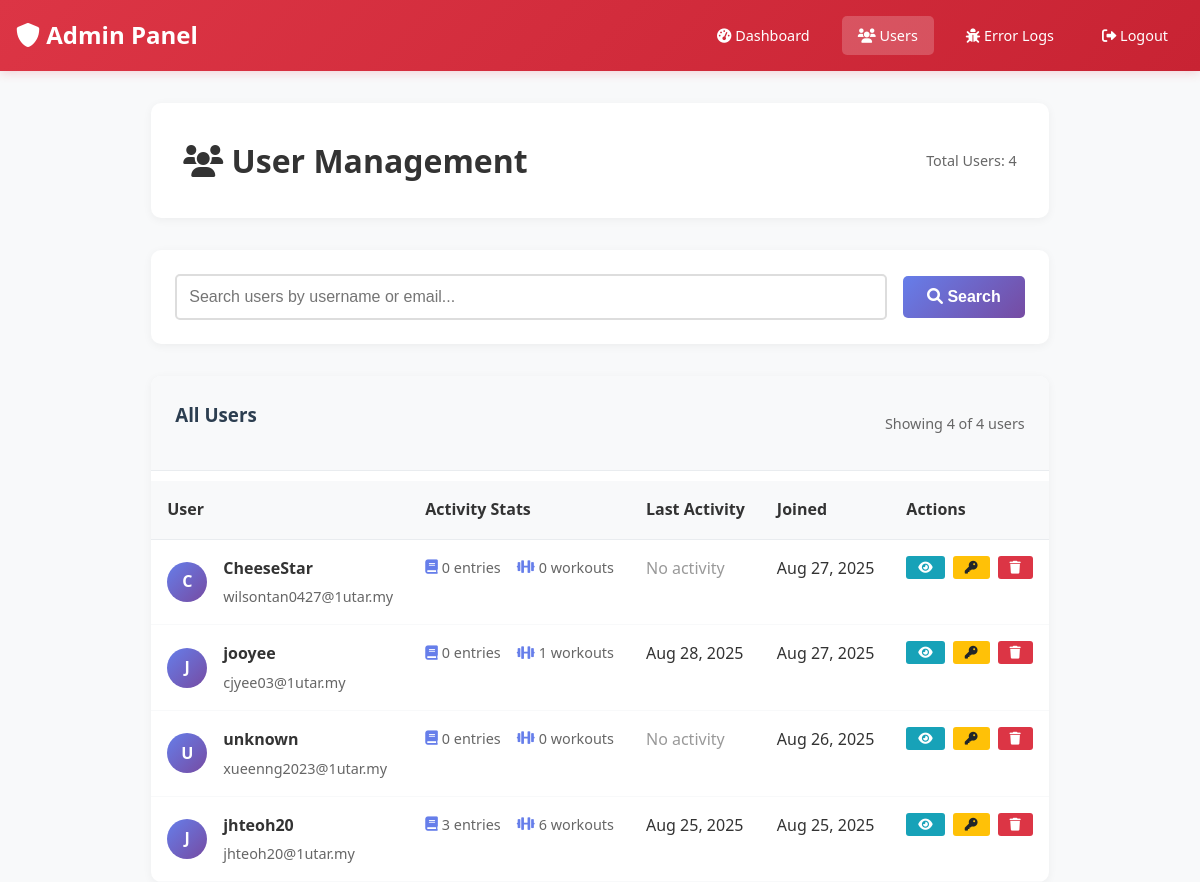
The app's page /admin/users.php (signed in) with its own data.
### tables this page shows
CREATE TABLE `users` (
  `user_id` int(11) NOT NULL,
  `username` varchar(50) NOT NULL,
  `email` varchar(100) NOT NULL,
  `password` varchar(255) NOT NULL,
  `created_at` timestamp NOT NULL DEFAULT current_timestamp()
);

### config/database.php (called while the page is built, shortened)
<?php
class Database {
    private $host = "localhost";
    private $username = "root";
    private $password = "";
    private $database = "student_routine_db";
    public $connection;
    public function __construct() {
        $this->connection = null;
        try {
            $this->connection = new PDO(
                "mysql:host=" . $this->host . ";dbname=" . $this->database,
                $this->username,
                $this->password
            );
            $this->connection->setAttribute(PDO::ATTR_ERRMODE, PDO::ERRMODE_EXCEPTION);
            $this->connection->exec("SET time_zone = '" . date('P') . "'");
        } catch(PDOException $e) {
            echo "Connection error: " . $e->getMessage();
        }
    }
    public function getConnection() {
        return $this->connection;
    }
}
?>

### admin/users.php (the view, shortened to what this page needs)
<?php
require_once '../config/database.php';
$db = new Database();
$page = max(1, intval($_GET['page'] ?? 1));
$limit = 20;
$offset = ($page - 1) * $limit;
$search = $_GET['search'] ?? '';
try {
    $whereClause = '';
    $params = [];
    $countQuery = "SELECT COUNT(*) as total FROM users u $whereClause";
    $stmt = $db->getConnection()->prepare($countQuery);
    $stmt->execute($params);
    $totalUsers = $stmt->fetch(PDO::FETCH_ASSOC)['total'];
    $usersQuery = "
        SELECT u.*,
               COALESCE(de_count.diary_entries, 0) as diary_entries,
               COALESCE(et_count.exercises, 0) as exercises,
               de_max.last_diary_entry,
               et_max.last_exercise
        FROM users u
        LEFT JOIN (
            SELECT user_id, COUNT(*) as diary_entries
            FROM diary_entries
            GROUP BY user_id
        ) de_count ON u.user_id = de_count.user_id
        LEFT JOIN (
            SELECT user_id, COUNT(*) as exercises
            FROM exercise_tracker
            GROUP BY user_id
        ) et_count ON u.user_id = et_count.user_id
        LEFT JOIN (
            SELECT user_id, MAX(created_at) as last_diary_entry
            FROM diary_entries
            GROUP BY user_id
        ) de_max ON u.user_id = de_max.user_id
        LEFT JOIN (
            SELECT user_id, MAX(created_at) as last_exercise
            FROM exercise_tracker
            GROUP BY user_id
        ) et_max ON u.user_id = et_max.user_id
        $whereClause
        ORDER BY u.created_at DESC
        LIMIT $offset, $limit
    ";
    $stmt = $db->getConnection()->prepare($usersQuery);
    $stmt->execute($params);
    $users = $stmt->fetchAll(PDO::FETCH_ASSOC);
} catch (Exception $e) {
    $users = [];
    $totalUsers = 0;
    $totalPages = 0;
    $message = 'Error loading users: ' . $e->getMessage();
    $messageType = 'error';
}
?>
<!DOCTYPE html>
<html lang="en">
<head>
    <link rel="stylesheet" href="../css/style.css">
    <link rel="stylesheet" href="https://cdnjs.cloudflare.com/ajax/libs/font-awesome/6.0.0/css/all.min.css">
</head>
<body>
    <nav class="admin-navbar">
        <div class="admin-nav-container">
            <div class="admin-logo">
                <a href="dashboard.php">
                    <i class="fas fa-shield-alt"></i> Admin Panel
                </a>
            </div>
            <div class="admin-nav-menu">
                <a href="dashboard.php" class="admin-nav-link">
                    <i class="fas fa-tachometer-alt"></i> Dashboard
                </a>
                <a href="users.php" class="admin-nav-link active">
                    <i class="fas fa-users"></i> Users
                </a>
                <a href="errors.php" class="admin-nav-link">
                    <i class="fas fa-bug"></i> Error Logs
                </a>
                <a href="logout.php" class="admin-nav-link">
                    <i class="fas fa-sign-out-alt"></i> Logout
                </a>
            </div>
        </div>
    </nav>
    <main class="admin-main-content">
        <div class="page-header">
            <h1 class="page-title">
                <i class="fas fa-users"></i> User Management
            </h1>
            <div class="users-count">
                Total Users: <?php echo number_format($totalUsers); ?>
            </div>
        </div>
        <div class="search-section">
            <form method="GET" class="search-form">
                <input
                    type="text"
                    name="search"
                    value="<?php echo htmlspecialchars($search); ?>"
                    placeholder="Search users by username or email..."
                    class="search-input"
                >
                <button type="submit" class="btn btn-primary">
                    <i class="fas fa-search"></i> Search
                </button>
            </form>
        </div>
        <div class="users-section">
            <div class="users-header">
                <h3>All Users</h3>
                <span class="users-count">
                    Showing <?php echo count($users); ?> of <?php echo $totalUsers; ?> users
                </span>
            </div>
            <?php if (!empty($users)): ?>
                <table class="users-table">
                    <thead>
                        <tr>
                            <th>User</th>
                            <th>Activity Stats</th>
                            <th>Last Activity</th>
                            <th>Joined</th>
                            <th>Actions</th>
                        </tr>
                    </thead>
                    <tbody>
                        <?php foreach ($users as $user): ?>
                            <tr>
                                <td>
                                    <div class="user-info">
                                        <div class="user-avatar">
                                            <?php echo strtoupper(substr($user['username'], 0, 1)); ?>
                                        </div>
                                        <div class="user-details">
                                            <h4><?php echo htmlspecialchars($user['username']); ?></h4>
                                            <div class="user-email"><?php echo htmlspecialchars($user['email']); ?></div>
                                        </div>
                                    </div>
                                </td>
                                <td>
                                    <div class="activity-stats">
                                        <div class="stat-item">
                                            <i class="fas fa-book"></i>
                                            <?php echo $user['diary_entries']; ?> entries
                                        </div>
                                        <div class="stat-item">
                                            <i class="fas fa-dumbbell"></i>
                                            <?php echo $user['exercises']; ?> workouts
                                        </div>
                                    </div>
                                </td>
                                <td>
                                    <?php
                                    $lastActivity = max($user['last_diary_entry'], $user['last_exercise']);
                                    if ($lastActivity):
                                    ?>
                                        <?php echo date('M j, Y', strtotime($lastActivity)); ?>
                                    <?php else: ?>
                                        <span style="color: #999;">No activity</span>
                                    <?php endif; ?>
                                </td>
                                <td>
                                    <?php echo date('M j, Y', strtotime($user['created_at'])); ?>
                                </td>
                                <td>
                                    <div class="user-actions">
                                        <button
                                            class="btn btn-info btn-sm"
                                            onclick="viewUser(<?php echo $user['user_id']; ?>)"
                                            title="View Details"
                                        >
                                            <i class="fas fa-eye"></i>
                                        </button>
                                        <button
                                            class="btn btn-warning btn-sm"
                                            onclick="resetPassword(<?php echo $user['user_id']; ?>, '<?php echo htmlspecialchars($user['username']); ?>')"
                                            title="Reset Password"
                                        >
                                            <i class="fas fa-key"></i>
                                        </button>
                                        <button
                                            class="btn btn-danger btn-sm"
                                            onclick="deleteUser(<?php echo $user['user_id']; ?>, '<?php echo htmlspecialchars($user['username']); ?>')"
                                            title="Delete User"
                                        >
                                            <i class="fas fa-trash"></i>
                                        </button>
                                    </div>
                                </td>
                            </tr>
                        <?php endforeach; ?>
                    </tbody>
                </table>
            <?php endif; ?>
        </div>
    </main>
</body>
</html>

### css/style.css (style rules this page uses)
* { margin: 0; padding: 0; box-sizing: border-box; }
body { font-family: 'Segoe UI', Tahoma, Geneva, Verdana, sans-serif; line-height: 1.6; color: #333; background-color: #f5f7fa; min-height: 100vh; display: flex; flex-direction: column; }
h1, h2, h3 { color: #2c3e50; margin-bottom: 1rem; }
h1 { font-size: 2.5rem; text-align: center; }
input[type="text"], input[type="email"], input[type="password"], input[type="date"], select, textarea { width: 100%; padding: 0.75rem; border: 2px solid #ddd; border-radius: 5px; font-size: 1rem; transition: border-color 0.3s; }
.btn { display: inline-block; padding: 0.75rem 1.5rem; border: none; border-radius: 5px; cursor: pointer; text-decoration: none; font-size: 1rem; font-weight: 600; transition: all 0.3s; text-align: center; }
.btn-primary { background: linear-gradient(135deg, #667eea 0%, #764ba2 100%); color: white; }
.btn-warning { background-color: #f39c12; color: white; }
.btn-danger { background-color: #e74c3c; color: white; }
table { width: 100%; border-collapse: collapse; margin-top: 10px; }
th, td { padding: 8px; text-align: left; border-bottom: 1px solid #ddd; }

### admin/users.php (style rules this page uses)
body { background: #f8f9fa; font-family: 'Segoe UI', Tahoma, Geneva, Verdana, sans-serif; }
.admin-navbar { background: linear-gradient(135deg, #dc3545 0%, #c82333 100%); color: white; padding: 1rem 0; box-shadow: 0 2px 10px rgba(220, 53, 69, 0.2); margin-bottom: 2rem; }
.admin-nav-container { max-width: 1200px; margin: 0 auto; display: flex; justify-content: space-between; align-items: center; padding: 0 1rem; }
.admin-logo a { color: white; text-decoration: none; font-size: 1.5rem; font-weight: bold; }
.admin-nav-menu { display: flex; align-items: center; gap: 1rem; }
.admin-nav-link { color: white; text-decoration: none; padding: 0.5rem 1rem; border-radius: 5px; transition: all 0.3s; font-size: 0.9rem; }
.admin-nav-link:hover, .admin-nav-link.active { background: rgba(255,255,255,0.2); }
.admin-main-content { max-width: 1200px; margin: 0 auto; padding: 0 1rem; }
.page-header { background: white; padding: 2rem; border-radius: 10px; box-shadow: 0 2px 10px rgba(0,0,0,0.05); margin-bottom: 2rem; display: flex; justify-content: space-between; align-items: center; }
.page-title { color: #333; font-size: 2rem; margin: 0; }
.search-section { background: white; padding: 1.5rem; border-radius: 10px; box-shadow: 0 2px 10px rgba(0,0,0,0.05); margin-bottom: 2rem; }
.search-form { display: flex; gap: 1rem; align-items: center; }
.search-input { flex: 1; padding: 0.75rem; border: 2px solid #e9ecef; border-radius: 5px; font-size: 1rem; }
.users-section { background: white; border-radius: 10px; box-shadow: 0 2px 10px rgba(0,0,0,0.05); overflow: hidden; }
.users-header { padding: 1.5rem; background: #f8f9fa; border-bottom: 1px solid #e9ecef; display: flex; justify-content: space-between; align-items: center; }
.users-count { color: #666; font-size: 0.9rem; }
.users-table { width: 100%; border-collapse: collapse; }
.users-table th { background: #f8f9fa; padding: 1rem; text-align: left; font-weight: 600; color: #333; border-bottom: 1px solid #e9ecef; }
.users-table td { padding: 1rem; border-bottom: 1px solid #f8f9fa; vertical-align: top; }
.user-avatar { width: 40px; height: 40px; background: linear-gradient(135deg, #667eea 0%, #764ba2 100%); border-radius: 50%; display: flex; align-items: center; justify-content: center; color: white; font-weight: bold; margin-right: 1rem; }
.user-info { display: flex; align-items: center; }
.user-details h4 { margin: 0 0 0.25rem 0; color: #333; font-size: 1rem; }
.user-email { color: #666; font-size: 0.9rem; }
.activity-stats { display: flex; gap: 1rem; flex-wrap: wrap; }
.stat-item { display: flex; align-items: center; gap: 0.25rem; color: #666; font-size: 0.9rem; }
.stat-item i { color: #667eea; }
.user-actions { display: flex; gap: 0.5rem; }
.btn-sm { padding: 0.25rem 0.75rem; font-size: 0.8rem; border-radius: 3px; }
.btn-danger { background: #dc3545; color: white; border: none; cursor: pointer; transition: background 0.3s; }
.btn-warning { background: #ffc107; color: #212529; border: none; cursor: pointer; transition: background 0.3s; }
.btn-info { background: #17a2b8; color: white; border: none; cursor: pointer; transition: background 0.3s; }

### records on screen
users: username "C", username "CheeseStar", email "wilsontan0427@1utar.my", diary_entries "0", exercises "0", shows "No activity", created_at "Aug 27, 2025"
users: username "J", username "jooyee", email "cjyee03@1utar.my", diary_entries "0", exercises "1", lastActivity "Aug 28, 2025", created_at "Aug 27, 2025"
users: username "U", username "unknown", email "xueenng2023@1utar.my", diary_entries "0", exercises "0", shows "No activity", created_at "Aug 26, 2025"
users: username "J", username "jhteoh20", email "jhteoh20@1utar.my", diary_entries "3", exercises "6", lastActivity "Aug 25, 2025", created_at "Aug 25, 2025"

### other values on screen
$totalUsers "4"
count($users) "4"
